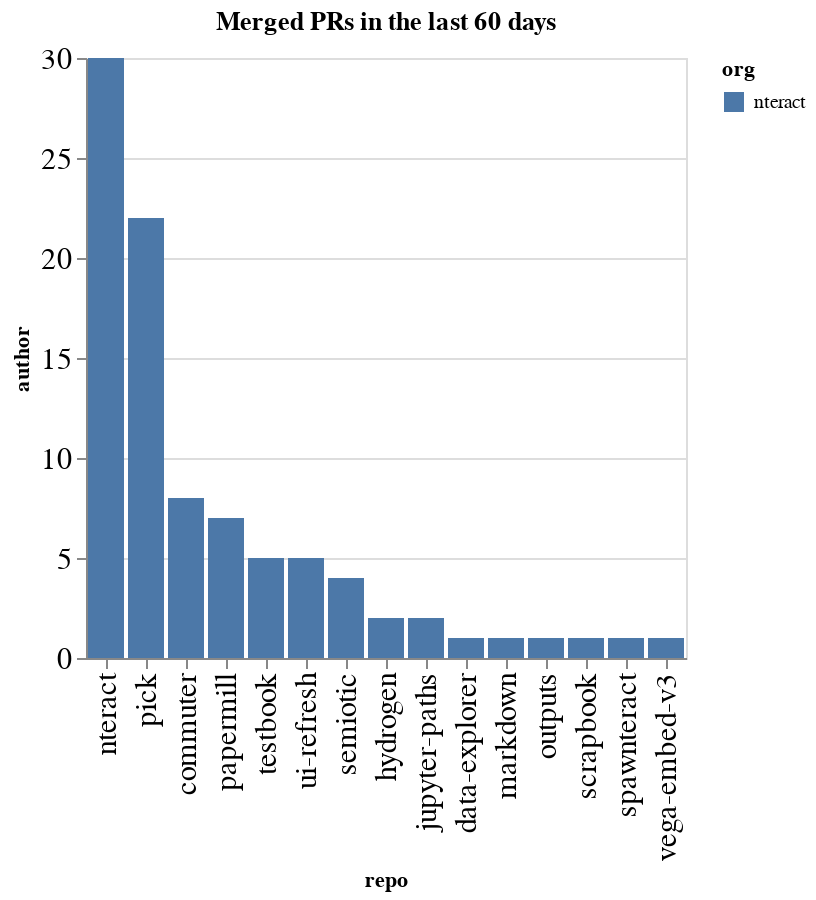

Notebook code cell kept with this figure:
### Code cell
prs_by_repo = merged.groupby(['org', 'repo']).count()['author'].reset_index().sort_values(['org', 'author'], ascending=False)
alt.Chart(data=prs_by_repo, title=f"Merged PRs in the last {n_days} days").mark_bar().encode(
    x=alt.X('repo', sort=prs_by_repo['repo'].values.tolist()),
    y='author',
    color='org'
)

### Figure 1 — Vega-Lite specification as saved in the notebook (floating-point values rounded to 4 significant figures)
{"config": {"axisLeft": {"labelFontSize": 15}, "axisBottom": {"labelFontSize": 15}}, "data": {"name": "data-b04441191d88c36143dcb055a0c0e424"}, "mark": "bar", "encoding": {"color": {"type": "nominal", "field": "org"}, "x": {"type": "nominal", "field": "repo", "sort": ["nteract", "pick", "commuter", "papermill", "testbook", "ui-refresh", "semiotic", "hydrogen", "jupyter-paths", "data-explorer", "markdown", "outputs", "scrapbook", "spawnteract", "vega-embed-v3"]}, "y": {"type": "quantitative", "field": "author"}}, "title": "Merged PRs in the last 60 days", "$schema": "https://vega.github.io/schema/vega-lite/v4.0.2.json", "datasets": {"data-b04441191d88c36143dcb055a0c0e424": [{"org": "nteract", "repo": "nteract", "author": 30}, {"org": "nteract", "repo": "pick", "author": 22}, {"org": "nteract", "repo": "commuter", "author": 8}, {"org": "nteract", "repo": "papermill", "author": 7}, {"org": "nteract", "repo": "testbook", "author": 5}, {"org": "nteract", "repo": "ui-refresh", "author": 5}, {"org": "nteract", "repo": "semiotic", "author": 4}, {"org": "nteract", "repo": "hydrogen", "author": 2}, {"org": "nteract", "repo": "jupyter-paths", "author": 2}, {"org": "nteract", "repo": "data-explorer", "author": 1}, {"org": "nteract", "repo": "markdown", "author": 1}, {"org": "nteract", "repo": "outputs", "author": 1}, {"org": "nteract", "repo": "scrapbook", "author": 1}, {"org": "nteract", "repo": "spawnteract", "author": 1}, {"org": "nteract", "repo": "vega-embed-v3", "author": 1}]}}
